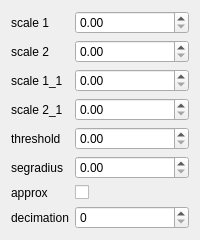
                      <widget class="QWidget" name="DON_twoStep">
                       <layout class="QVBoxLayout" name="verticalLayout_2">
                        <item>
                         <layout class="QFormLayout" name="formLayout_2">
                          <item row="0" column="1">
                           <widget class="QDoubleSpinBox" name="scale1_twoStep_doubleSpinBox_5"/>
                          </item>
                          <item row="0" column="0">
                           <widget class="QLabel" name="label_7">
                            <property name="text">
                             <string>scale 1</string>
                            </property>
                           </widget>
                          </item>
                          <item row="1" column="0">
                           <widget class="QLabel" name="label_8">
                            <property name="text">
                             <string>scale 2</string>
                            </property>
                           </widget>
                          </item>
                          <item row="1" column="1">
                           <widget class="QDoubleSpinBox" name="scale2_twoStep_doubleSpinBox_6"/>
                          </item>
                          <item row="4" column="0">
                           <widget class="QLabel" name="label_9">
                            <property name="text">
                             <string>threshold</string>
                            </property>
                           </widget>
                          </item>
                          <item row="4" column="1">
                           <widget class="QDoubleSpinBox" name="threshold_twoStep_doubleSpinBox_7"/>
                          </item>
                          <item row="5" column="0">
                           <widget class="QLabel" name="label_10">
                            <property name="text">
                             <string>segradius</string>
                            </property>
                           </widget>
                          </item>
                          <item row="5" column="1">
                           <widget class="QDoubleSpinBox" name="segradius_twoStep_doubleSpinBox_8"/>
                          </item>
                          <item row="6" column="0">
                           <widget class="QLabel" name="label_11">
                            <property name="text">
                             <string>approx</string>
                            </property>
                           </widget>
                          </item>
                          <item row="6" column="1">
                           <widget class="QCheckBox" name="approx_twoStep_checkBox_2">
                            <property name="text">
                             <string/>
                            </property>
                           </widget>
                          </item>
                          <item row="7" column="0">
                           <widget class="QLabel" name="label_12">
                            <property name="text">
                             <string>decimation</string>
                            </property>
                           </widget>
                          </item>
                          <item row="7" column="1">
                           <widget class="QSpinBox" name="decimation_twoStep_spinBox_2"/>
                          </item>
                          <item row="2" column="0">
                           <widget class="QLabel" name="label_13">
                            <property name="text">
                             <string>scale 1_1</string>
                            </property>
                           </widget>
                          </item>
                          <item row="2" column="1">
                           <widget class="QDoubleSpinBox" name="scale1_1_twoStep_doubleSpinBox_9"/>
                          </item>
                          <item row="3" column="0">
                           <widget class="QLabel" name="label_14">
                            <property name="text">
                             <string>scale 2_1</string>
                            </property>
                           </widget>
                          </item>
                          <item row="3" column="1">
                           <widget class="QDoubleSpinBox" name="scale2_1_twoStep_doubleSpinBox_10"/>
                          </item>
                         </layout>
                        </item>
                       </layout>
                      </widget>
